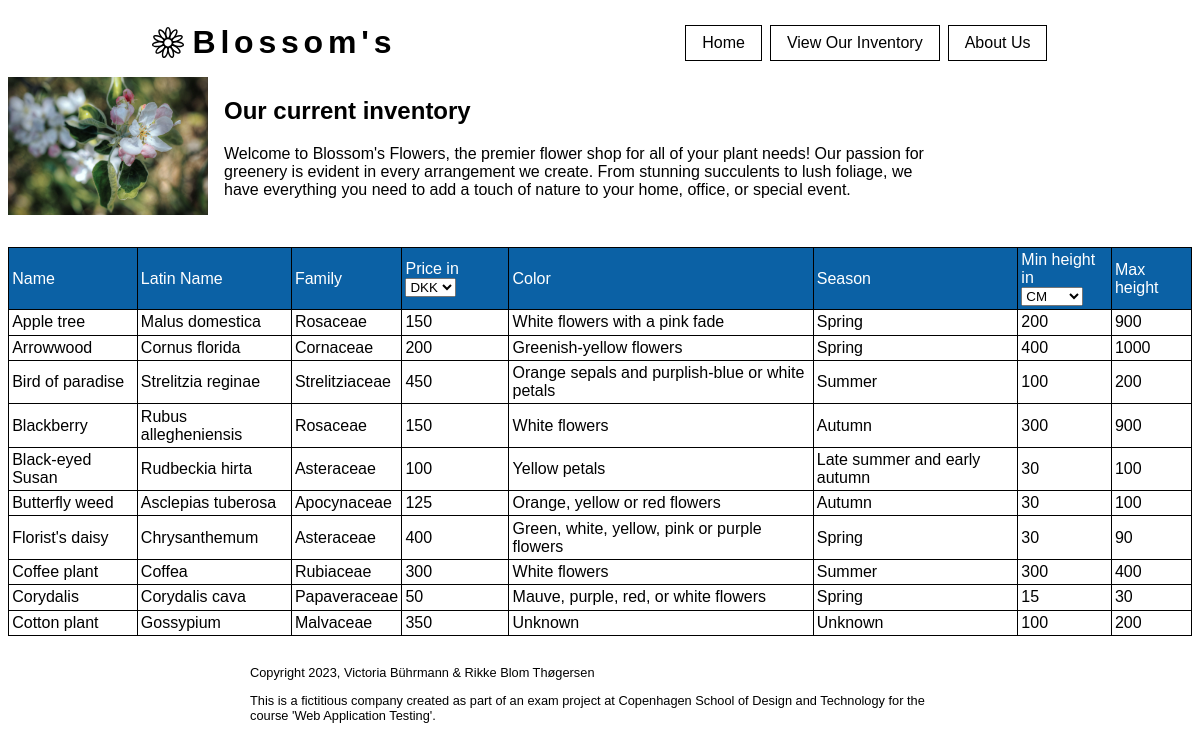
The page /inventory.php on the database its author committed.
### tables this page shows
CREATE TABLE `plants` (
  `id` bigint(20) UNSIGNED NOT NULL,
  `family_fk` bigint(20) UNSIGNED NOT NULL,
  `name` varchar(100) NOT NULL,
  `latin_name` varchar(100) NOT NULL,
  `price_DKK` smallint(5) UNSIGNED NOT NULL,
  `min_hight_cm` float NOT NULL,
  `max_hight_cm` float NOT NULL,
  `color` varchar(50) NOT NULL,
  `season` varchar(50) NOT NULL
);

CREATE TABLE `plants_family` (
  `id` bigint(20) UNSIGNED NOT NULL,
  `name` varchar(50) NOT NULL
);

### src/DB.php (called while the page is built, shortened)
<?php
class DB
{
    public function __construct()
    {
        $dsn = 'mysql:host=' . Info::HOST . ';dbname=' . Info::DB_NAME . ';charset=utf8';
        $options = [
            PDO::ATTR_ERRMODE            => PDO::ERRMODE_EXCEPTION,
            PDO::ATTR_DEFAULT_FETCH_MODE => PDO::FETCH_ASSOC
        ];
        try {
            $this->pdo = @new PDO($dsn, Info::USER, Info::PASSWORD, $options);
        } catch (\PDOException $e) {
            echo 'Connection unsuccessful';
            die('Connection unsuccessful: ' . $e->getMessage());
        }
    }
}

### src/Plants.php (called while the page is built, shortened)
<?php
require_once 'DB.php';
class Plant extends DB
{
    public function __construct()
    {
        $sql =<<<'SQL'
            SELECT COUNT(*) AS total
            FROM plants;
        SQL;
        $stmt = $this->pdo->prepare($sql);
        $stmt->execute();
        $sql =<<<'SQL'
            SELECT COUNT(*) AS total
            FROM plants_family;
        SQL;
        $stmt = $this->pdo->prepare($sql);
        $stmt->execute();
    }
    public function getAllPlant(): array
    {
        $sql =<<<SQL
            SELECT plants.name,
                    latin_name,
                    price_DKK,
                    min_hight_cm,
                    max_hight_cm,
                    color,
                    season,
                    plants_family.name AS family_name
            FROM plants
            LEFT JOIN plants_family
            ON plants.family_fk = plants_family.id;
        SQL;
        $stmt = $this->pdo->prepare($sql);
        $stmt->execute();
        return $stmt->fetchAll();
    }
}

### classes/plant.php (the view, shortened to what this page needs)
<?php
require_once '../Florist/src/Plants.php';
class AllPlant
{
    public $name;
    public $latin_name;
    public $family;
    public $price_in_DKK;
    public $color;
    public $season;
    protected $min_height_in_cm;
    protected $max_height_in_cm;
    public function __construct($args = [])
    {
        $this->name = $args['name'] ?? '';
        $this->latin_name = $args['latin_name'] ?? '';
        $this->family = $args['family_name'] ?? '';
        $this->price_in_DKK = $args['price_DKK'] ?? '';
        $this->color = $args['color'] ?? '';
        $this->season = $args['season'] ?? '';
        $this->min_height_in_cm = $args['min_hight_cm'] ?? 0;
        $this->max_height_in_cm = $args['max_hight_cm'] ?? 0;
    }
    public function __toString()
    {
        return <<<PLANT
          <tr>
            <td>{$this->name}</td>
            <td>{$this->latin_name}</td>
            <td>{$this->family}</td>
            <td>{$this->price_in_DKK}</td>
            <td>{$this->color}</td>
            <td>{$this->season}</td>
            <td>{$this->min_height_in_cm}</td>
            <td>{$this->max_height_in_cm}</td>
          </tr>
        PLANT;
    }
}

### comp_header.php (shortened to what this page needs)
<!DOCTYPE html>
<html lang="en">
<head>
    <link rel="stylesheet" href="style.css">
</head>
<header>
    <a href="index.php" class="logo-container">
        <img class="logo" src="img/daisy-flower-icon.svg" alt="flower logo">
        <h1>Blossom's</h1>
    </a>
    <nav class="btn-container">
        <a class="btn" href="index.php">Home</a>
        <a class="btn" href="inventory.php">View Our Inventory</a>
        <a class="btn" href="aboutus.php">About Us</a>
    </nav>
</header>
<body>

### inventory.php (shortened to what this page needs)
<?php
    require_once 'classes/plant.php';
    require_once __DIR__.'/comp_header.php';
    $plant = new Plant;
    $array = $plant->getAllPlant();
    function showArrayAsTable($array) {
        foreach($array as $PlantArray){
            $array = new AllPlant([
            'name' => $PlantArray['name'],
            'latin_name' => $PlantArray['latin_name'],
            'family_name' => $PlantArray['family_name'],
            'price_DKK' => $PlantArray['price_DKK'],
            'color' => $PlantArray['color'],
            'season' => $PlantArray['season'],
            'min_hight_cm' => $PlantArray['min_hight_cm'],
            'max_hight_cm' => $PlantArray['max_hight_cm']
            ]);
            echo $array->__toString();
        }
        echo "</table>";
    }
?>
<div class="img-text-flex">
    <img class="small" src="img/appletree.webp" alt="bike chain">
    <div>
        <h2>Our current inventory</h2>
        <p>Welcome to Blossom's Flowers, the premier flower shop for all of your plant needs! Our passion for greenery is evident in every arrangement we create. From stunning succulents to lush foliage, we have everything you need to add a touch of nature to your home, office, or special event.</p>
    </div>
</div>
<table class='inventory'>
    <tr>
        <th>Name</th>
        <th>Latin Name</th>
        <th>Family</th>
        <th>Price in
            <select name="select_currency" id="select_currency">
                <option value="DKK">DKK</option>
            </select>
        </th>
        <th>Color</th>
        <th>Season</th>
        <th>Min height in
            <form id="heigthForm">
                <select name="select_height" id="select_height">
                    <option value="I">CM</option>
                </select>
            </form>
        </th>
        <th>Max height</th>
    </tr>
    <?php showArrayAsTable($array); ?>
<?php require_once __DIR__.'/comp_footer.php'?>

### comp_footer.php
</body>
<footer>
    <div>
        <p>Copyright 2023, Victoria Bührmann & Rikke Blom Thøgersen</p>
        <p>This is a fictitious company created as part of an exam project at Copenhagen School of Design and Technology for the course 'Web Application Testing'.</p>
    </div>
</footer>
</html>

### style.css (style rules this page uses)
* { font-family: Arial, Helvetica, sans-serif; }
.img-text-flex { display: flex; gap: 1rem; flex-direction: row; margin-bottom: 2rem; }
.img-text-flex p { max-width: 700px; }
.img-text-flex img { width: 200px; }
.logo { width: 2rem; }
.logo-container { display: flex; flex-direction: column; align-items: center; flex-direction: row; width: fit-content; gap: .5rem; margin: 1rem auto; text-decoration: none; }
.logo-container h1 { margin: 0; letter-spacing: .3rem; color: black; }
.btn { display: block; padding: .5rem 1rem; background: white; border: 1px solid black; text-decoration: none; color: black; text-align: center; }
.btn-container { width: fit-content; display: flex; flex-direction: row; gap: .5rem; margin: 0 auto 2rem auto; }
@media (min-width: 660px) { header { display: flex; align-items: center; } }
@media (min-width: 660px) { .btn-container { margin: 0 auto; } }
footer div { padding: 1rem; max-width: 700px; font-size: .8rem; margin: 0 auto; }
.inventory { width: 100%; }
.inventory, .inventory th, .inventory td { border: 1px solid black; border-collapse: collapse; }
.inventory th, .inventory td { padding: .2rem }
.inventory th { background-color: #0b61a5 ; color: white; text-align: left; font-weight: 400; }

### rows shown on the page
plants: name "Apple tree", latin_name "Malus domestica", family_fk.name "Rosaceae", price_DKK "150", color "White flowers with a pink fade", season "Spring", min_hight_cm "200", max_hight_cm "900"
plants: name "Arrowwood", latin_name "Cornus florida", family_fk.name "Cornaceae", price_DKK "200", color "Greenish-yellow flowers", season "Spring", min_hight_cm "400", max_hight_cm "1000"
plants: name "Bird of paradise", latin_name "Strelitzia reginae", family_fk.name "Strelitziaceae", price_DKK "450", color "Orange sepals and purplish-blue or white petals", season "Summer", min_hight_cm "100", max_hight_cm "200"
plants: name "Blackberry", latin_name "Rubus allegheniensis", family_fk.name "Rosaceae", price_DKK "150", color "White flowers", season "Autumn", min_hight_cm "300", max_hight_cm "900"
plants: name "Black-eyed Susan", latin_name "Rudbeckia hirta", family_fk.name "Asteraceae", price_DKK "100", color "Yellow petals", season "Late summer and early autumn", min_hight_cm "30", max_hight_cm "100"
plants: name "Butterfly weed", latin_name "Asclepias tuberosa", family_fk.name "Apocynaceae", price_DKK "125", color "Orange, yellow or red flowers", season "Autumn", min_hight_cm "30", max_hight_cm "100"
plants: name "Florist's daisy", latin_name "Chrysanthemum", family_fk.name "Asteraceae", price_DKK "400", color "Green, white, yellow, pink or purple flowers", season "Spring", min_hight_cm "30", max_hight_cm "90"
plants: name "Coffee plant", latin_name "Coffea", family_fk.name "Rubiaceae", price_DKK "300", color "White flowers", season "Summer", min_hight_cm "300", max_hight_cm "400"
plants: name "Corydalis", latin_name "Corydalis cava", family_fk.name "Papaveraceae", price_DKK "50", color "Mauve, purple, red, or white flowers", season "Spring", min_hight_cm "15", max_hight_cm "30"
plants: name "Cotton plant", latin_name "Gossypium", family_fk.name "Malvaceae", price_DKK "350", color "Unknown", season "Unknown", min_hight_cm "100", max_hight_cm "200"
